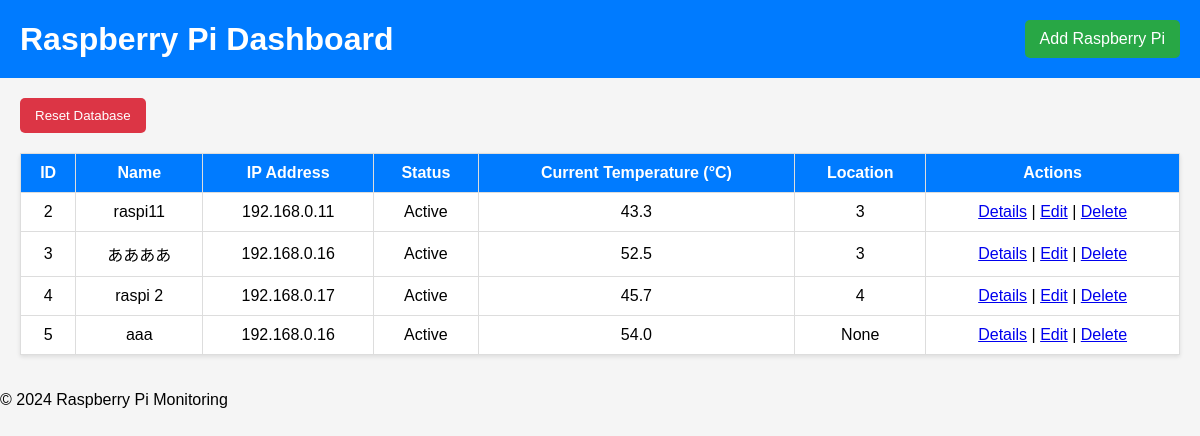
The page / on the database its author committed.
### tables this page shows
CREATE TABLE raspberries (
        id INTEGER PRIMARY KEY AUTOINCREMENT,
        name TEXT NOT NULL,
        ip_address TEXT NOT NULL,
        status TEXT NOT NULL,
        location TEXT
    , updated_at TIMESTAMP);

### app/routes.py (the view)
@main.route("/")
def dashboard():
    conn = sqlite3.connect('raspberries.db')
    cursor = conn.cursor()
    cursor.execute('''
    SELECT r.id, r.name, r.ip_address, r.status, r.location,
           (SELECT temperature FROM temperature_logs WHERE raspberry_id = r.id ORDER BY timestamp DESC LIMIT 1) AS latest_temp
    FROM raspberries r
    ''')
    raspberries = cursor.fetchall()
    conn.close()
    return render_template("dashboard.html", raspberries=raspberries)

### app/templates/dashboard.html (shortened to what this page needs)
<!DOCTYPE html>
<html lang="en">
<head>
    <link rel="stylesheet" href="{{ url_for('static', filename='css/style.css') }}">
</head>
<body>
    <header>
        <h1>Raspberry Pi Dashboard</h1>
        <a href="{{ url_for('main.add_raspi') }}" class="add-button">Add Raspberry Pi</a>
    </header>
    <main>
        <div class="container">
            <form action="{{ url_for('main.reset_database') }}" method="post" style="margin-bottom: 20px;">
                <button type="submit" class="reset-button">Reset Database</button>
            </form>
            <table>
                <thead>
                    <tr>
                        <th>ID</th>
                        <th>Name</th>
                        <th>IP Address</th>
                        <th>Status</th>
                        <th>Current Temperature (°C)</th>
                        <th>Location</th>
                        <th>Actions</th>
                    </tr>
                </thead>
                <tbody>
                    {% for raspi in raspberries %}
                    <tr>
                        <td>{{ raspi[0] }}</td>
                        <td>{{ raspi[1] }}</td>
                        <td>{{ raspi[2] }}</td>
                        <td>{{ raspi[3] }}</td>
                        <td>{{ raspi[5] if raspi[5] else 'N/A' }}</td>
                        <td>{{ raspi[4] }}</td>
                        <td>
                            <a href="/details/{{ raspi[0] }}">Details</a> |
                            <a href="{{ url_for('main.edit_raspi', id=raspi[0]) }}">Edit</a> |
                            <a href="{{ url_for('main.delete_raspi', id=raspi[0]) }}">Delete</a>
                        </td>
                    </tr>
                    {% endfor %}
                </tbody>
            </table>
        </div>
    </main>
    <footer>
        <p>&copy; 2024 Raspberry Pi Monitoring</p>
    </footer>
</body>
</html>

### app/static/css/style.css (style rules this page uses)
body { font-family: Arial, sans-serif; margin: 0; padding: 0; background-color: #f5f5f5; }
header { display: flex; justify-content: space-between; align-items: center; padding: 20px; background-color: #007BFF; color: white; }
h1 { margin: 0; }
.add-button { color: white; text-decoration: none; background-color: #28a745; padding: 10px 15px; border-radius: 5px; }
.container { padding: 20px; }
table { width: 100%; border-collapse: collapse; background: white; margin-top: 20px; box-shadow: 0 2px 4px rgba(0, 0, 0, 0.1); }
th, td { border: 1px solid #ddd; padding: 10px; text-align: center; }
th { background-color: #007BFF; color: white; }
.reset-button { background-color: #dc3545; color: white; padding: 10px 15px; border-radius: 5px; text-decoration: none; border: none; cursor: pointer; }

### rows shown on the page
raspberries: id "2", name "raspi11", ip_address "192.168.0.11", status "Active", raspi "43.3", location "3"
raspberries: id "3", name "ああああ", ip_address "192.168.0.16", status "Active", raspi "52.5", location "3"
raspberries: id "4", name "raspi 2", ip_address "192.168.0.17", status "Active", raspi "45.7", location "4"
raspberries: id "5", name "aaa", ip_address "192.168.0.16", status "Active", raspi "54.0", raspi "None"
